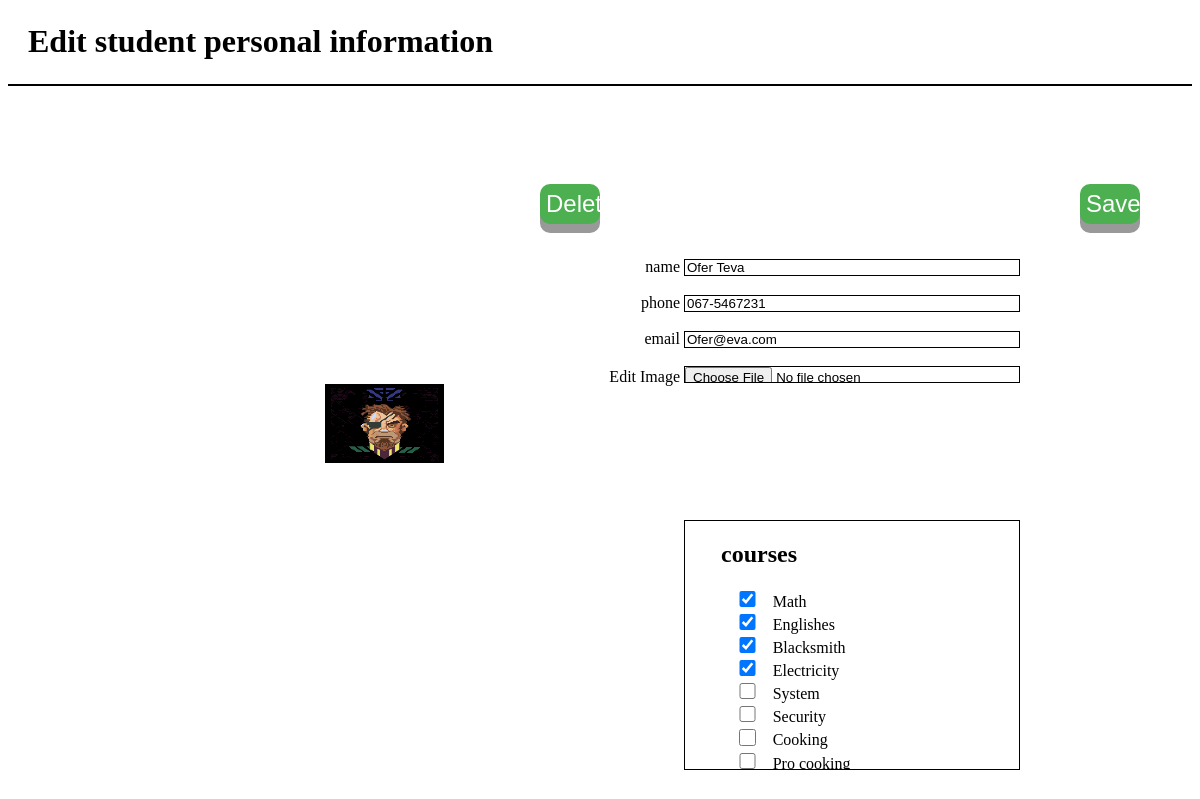
/editStudentDetails.php?studentId=4444, run on the app's committed database.
### tables this page shows
CREATE TABLE IF NOT EXISTS `students` (
  `id` int(11) NOT NULL,
  `fullname` varchar(100) NOT NULL,
  `phone` varchar(20) NOT NULL,
  `email` varchar(100) NOT NULL,
  `img` longblob NOT NULL,
  PRIMARY KEY (`id`)
);

CREATE TABLE IF NOT EXISTS `courses` (
  `courseid` int(11) NOT NULL AUTO_INCREMENT,
  `name` varchar(100) NOT NULL,
  `description` text NOT NULL,
  `courseimg` text NOT NULL,
  PRIMARY KEY (`courseid`)
);

### db.php (called while the page is built, shortened)
<?php
    class UsersDB {
        private $conn;
            function __construct() {
                $this->conn = new mysqli(self::HOST, self::USERNAME, self::PASSWORD, self::DB);
            }
            function coursesListQuery() {
                $result = $this->conn->query("SELECT * FROM courses
                ");
                return $result;
                    }
            function studentQuery($studentId) {
                $result = $this->conn->query("SELECT * FROM students WHERE id = '$studentId'
                ");
                return $result;
                    }
            function studentCoursesQuery($studentId) {
                $result = $this->conn->query("SELECT *
                FROM courses
                INNER JOIN studentcourses
                ON courses.courseid = studentcourses.courseid
                INNER JOIN students
                ON students.id = studentcourses.id
                WHERE students.id = '$studentId'
                ");
                return $result;
                    }
    }
?>

### editStudentDetails.php (the view, shortened to what this page needs)
<head>
</head>
<body>
<?php
    $studentId = $_GET['studentId'];
    $db = new UsersDB();
    $coursesResult = $db->coursesListQuery();
    $resultStudentQuery = $db->studentQuery($studentId);
    $resultStudentCoursesQuery = $db->studentCoursesQuery($studentId);
    foreach($resultStudentQuery as $row) {
?>
    <div class="titleEditStudentInfo">Edit student personal information</div>
    <img src="<?php echo 'uploads' . '/' .'studentsImages' . '/' . $row['img']; ?> "class='editInfoCardStudentsImage' />
    <div class='divAddStudentForm'>
        <form class='editStudentInfo' method='GET' action='editOrDeleteStudent.php'>
            <div class='inputAreaDiv'>
                    name   <input type='text' name='editFullName' value='<?php echo $row['fullname']?>' ><br><br>
                    phone  <input type='text' name='editPhone'  value='<?php  echo $row['phone']?>' ><br><br>
                    email  <input type='text' name='editEmail' value='<?php echo $row['email']?>' ><br><br>
                Edit Image <input type='file' name='editStudentImg' value='' /><br><br>
                           <input type='hidden' name='editedStudentImg' value='<?php echo $row['img']?>' /><br><br>
                <button class='saveButton' name='save' value='save' type='submit'>Save</button>
                <button class='deleteButton'  name='delete' value='delete' type='submit' onclick="return checkDelete()">Delete</button>
            </div>
            <div class='checkboxDiv'><h2>courses</h2>
    <?php
    }
                while($row = $coursesResult->fetch_assoc()) {
                    $checked= '';
                    foreach($resultStudentCoursesQuery as $studentCourses){
                        if ( $row['name'] == $studentCourses['name']){
                            $checked= 'checked';
                         }
                    }
                    echo  "<input type='checkbox' class='checkboxList'
                    name='courseListEdit[]' value='".$row['courseid']."'". $checked.">".$row['name']."<br>" ;
                  }
    ?>
            </div>
        </form>
   </div>

### editStudentDetails.php (style rules this page uses)
.divAddStudentForm { text-align:right; width:35%; position:fixed; top:27%; left:50%; overflow: hidden; height: 65%; }
input { width:80%; border:1px solid black; height:6.5%; text-align:left; overflow: hidden; }
.saveButton { display: inline-block; font-size: 24px; cursor: pointer; text-align:center; text-decoration: none; outline: none; color: #fff; background-color: #4CAF50; border: none; border-radius: 10px; box-shadow: 0 9px #999; position:fixed; top:23%; right:5%; width:5%; height:5%; }
.deleteButton { display: inline-block; font-size: 24px; cursor: pointer; text-align:center; text-decoration: none; outline: none; color: #fff; background-color: #4CAF50; border: none; border-radius: 10px; box-shadow: 0 9px #999; position:fixed; top:23%; right:50%; width:5%; height:5%; }
.titleEditStudentInfo { text-align:left; text-justify:center; float: left; font-size: 2em; border-bottom:2px solid black; width:100%; height:10%; font-weight: bold; padding-left:20px; padding-top:15px; box-sizing: border-box; }
.inputAreaDiv { overflow: hidden; height:50%; padding-top:10%; }
.editInfoCardStudentsImage { float:left; text-align:left; overflow-x: hidden; position:relative; left:26.8%; top:38%; height:10%; width:10%; }
.checkboxDiv { float:left; text-align:left; width:28%; overflow:scroll; height:250px; overflow: scroll; overflow-x: hidden; border:1px solid black; position:fixed; left:57%; top:65%; padding-left:3%; box-sizing:border-box; }
.checkboxList { width:15%; }

### data on the page
students: img (picture), editFullName "Ofer Teva", editPhone "067-5467231", editEmail "Ofer@eva.com"
courses: name "Math"
courses: name "Englishes"
courses: name "Blacksmith"
courses: name "Electricity"
courses: name "System"
courses: name "Security"
courses: name "Cooking"
courses: name "Pro cooking"
